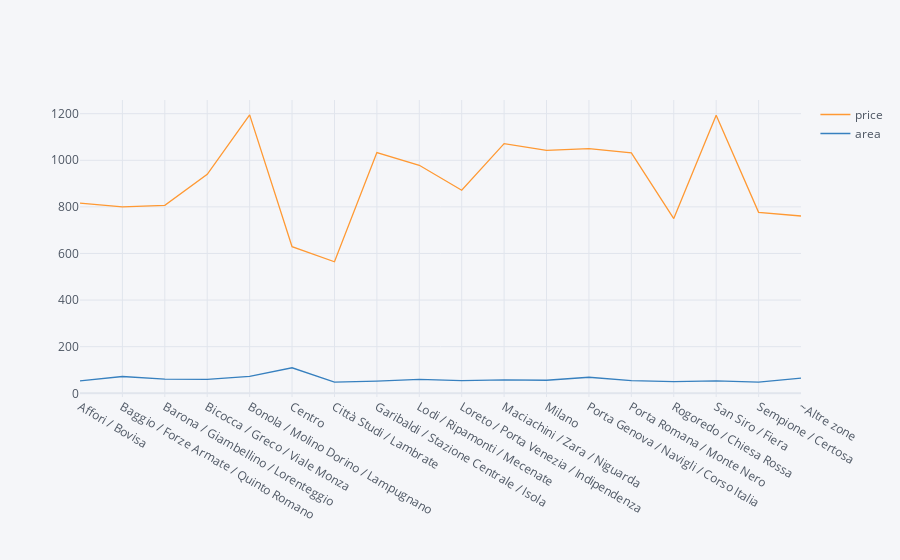

Notebook cell for this chart:
### Code cell
df.groupby('location').mean().iplot()

### Figure 1 — Plotly figure (JSON) as saved in the notebook; plotly's stock layout.template omitted (floating-point values rounded to 4 significant figures)
{"data": [{"line": {"color": "rgba(255, 153, 51, 1.0)", "dash": "solid", "shape": "linear", "width": 1.3}, "mode": "lines", "name": "price", "text": "", "type": "scatter", "x": ["Affori / Bovisa", "Baggio / Forze Armate / Quinto Romano", "Barona / Giambellino / Lorenteggio", "Bicocca / Greco / Viale Monza", "Bonola / Molino Dorino / Lampugnano", "Centro", "Città Studi / Lambrate", "Garibaldi / Stazione Centrale / Isola", "Lodi / Ripamonti / Mecenate", "Loreto / Porta Venezia / Indipendenza", "Maciachini / Zara / Niguarda", "Milano", "Porta Genova / Navigli / Corso Italia", "Porta Romana / Monte Nero", "Rogoredo / Chiesa Rossa", "San Siro / Fiera", "Sempione / Certosa", "~Altre zone"], "y": [816, 800, 806.9, 940, 1195, 629.3, 564.4, 1033.0, 978.6, 871.5, 1071.0, 1043.0, 1050.0, 1031.0, 750, 1194.0, 776.7, 761]}, {"line": {"color": "rgba(55, 128, 191, 1.0)", "dash": "solid", "shape": "linear", "width": 1.3}, "mode": "lines", "name": "area", "text": "", "type": "scatter", "x": ["Affori / Bovisa", "Baggio / Forze Armate / Quinto Romano", "Barona / Giambellino / Lorenteggio", "Bicocca / Greco / Viale Monza", "Bonola / Molino Dorino / Lampugnano", "Centro", "Città Studi / Lambrate", "Garibaldi / Stazione Centrale / Isola", "Lodi / Ripamonti / Mecenate", "Loreto / Porta Venezia / Indipendenza", "Maciachini / Zara / Niguarda", "Milano", "Porta Genova / Navigli / Corso Italia", "Porta Romana / Monte Nero", "Rogoredo / Chiesa Rossa", "San Siro / Fiera", "Sempione / Certosa", "~Altre zone"], "y": [53, 72.14, 60.62, 59.7, 72.5, 109.6, 47.85, 52.17, 60.04, 54.1, 57.57, 55.94, 68.83, 54.29, 50, 53, 48.33, 65.3]}], "layout": {"legend": {"bgcolor": "#F5F6F9", "font": {"color": "#4D5663"}}, "paper_bgcolor": "#F5F6F9", "plot_bgcolor": "#F5F6F9", "title": {"font": {"color": "#4D5663"}}, "xaxis": {"gridcolor": "#E1E5ED", "showgrid": true, "tickfont": {"color": "#4D5663"}, "title": {"font": {"color": "#4D5663"}, "text": ""}, "zerolinecolor": "#E1E5ED"}, "yaxis": {"gridcolor": "#E1E5ED", "showgrid": true, "tickfont": {"color": "#4D5663"}, "title": {"font": {"color": "#4D5663"}, "text": ""}, "zerolinecolor": "#E1E5ED"}}}
